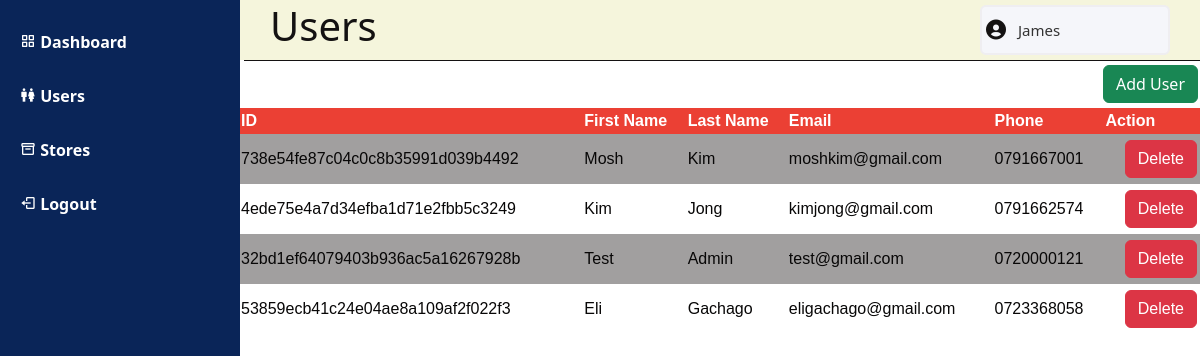
Screenshot of /users (signed in) with the database file from the repository.
### store_backend/models.py (models this page shows)
class Admin(db.Model, UserMixin):
    __tablename__ = 'admin'
    id = db.Column(db.String(11),unique=True, primary_key=True, default=get_uuid)
    first_name = db.Column(db.String(150))
    last_name = db.Column(db.String(150))
    email = db.Column(db.String(150), unique=True)
    phone = db.Column(db.String(13))
    password = db.Column(db.String(150))
    created_at = db.Column(db.DateTime, default=lambda: local_timezone.localize(datetime.now()))
    updated_at = db.Column(db.DateTime, default=lambda: local_timezone.localize(datetime.now()), onupdate=lambda: local_timezone.localize(datetime.now()))

class User(db.Model, UserMixin):
    __tablename__ = 'users'
    id = db.Column(db.String(11),unique=True, primary_key=True, default=get_uuid)
    first_name = db.Column(db.String(150))
    last_name = db.Column(db.String(150))
    email = db.Column(db.String(150), unique=True)
    phone = db.Column(db.String(13))
    password = db.Column(db.String(150))
    created_at = db.Column(db.DateTime, default=local_timezone.localize(datetime.now()))
    updated_at = db.Column(db.DateTime, default=lambda: local_timezone.localize(datetime.now()), onupdate=lambda: local_timezone.localize(datetime.now()))
    payments = db.relationship('Payment')

### store_backend/views.py (the view)
@views.route('/users')
@login_required
def users():
    users = User.query.order_by(User.updated_at.desc()).all()
    return render_template("users.html", users=users, user=current_user)

### store_backend/__init__.py (called while the page is built)
def create_app():
    app = Flask(__name__)
    app.config['SQLALCHEMY_DATABASE_URI'] = f'sqlite:///{DB_PATH}'
    app.config['SECRET_KEY'] = 'saferinnumbers'
    app.url_map.strict_slashes = False
    from store_backend.auth import auth
    from store_backend.views import views
    db.init_app(app)
    migrate.init_app(app, db)
    app.register_blueprint(auth)
    app.register_blueprint(views)
    from store_backend.models import User, Store, Payment, Admin
    create_database(app)
    login_manager = LoginManager()
    login_manager.login_view = 'auth.loginAdmin'
    login_manager.init_app(app)
    @login_manager.user_loader
    def load_user(id):
        return Admin.query.get(id)
    return app

### store_backend/templates/users.html (shortened to what this page needs)
{% extends "base.html" %}
{% block navbar %}
<h1>Users</h1>
{%endblock%}
{% block content %}
<div class="modal-btn">
    <button type="button" class="btn btn-success" data-bs-toggle="modal" data-bs-target="#addUser">
        Add User
    </button>
</div>
<table>
    <tr>
        <th>ID</th>
        <th>First Name</th>
        <th>Last Name</th>
        <th>Email</th>
        <th>Phone</th>
        <th colspan="2">Action</th>
    </tr>
    {% for user in users %}
    <tr>
        <td>{{ user.id }}</td>
        <td>{{ user.first_name }}</td>
        <td>{{ user.last_name }}</td>
        <td>{{ user.email }}</td>
        <td>{{ user.phone }}</td>
        <td>
            <div class="modal-btn">
                <button class="btn btn-danger" data-bs-toggle="modal" data-bs-target="#deleteUser" data-store-id="{{ user.id }} " id="deleteUser">Delete</button>
            </div>
        </td>
    </tr>
    {% endfor %}
</table>
{% endblock %}

### store_backend/templates/base.html (shortened to what this page needs)
<!DOCTYPE html>
<html lang="en">
<head>
    <link rel="stylesheet" href="{{url_for('static', filename='css/style.css')}}">
    <link href="https://cdn.jsdelivr.net/npm/bootstrap@5.3.2/dist/css/bootstrap.min.css" rel="stylesheet">
    <link href='https://unpkg.com/boxicons@2.1.4/css/boxicons.min.css' rel='stylesheet'>
</head>
<body>
    <div class="body-container">
        <nav class="sidebar">
            <a href="/">
                <i class='bx bx-grid-alt' ></i>
                <span class="links_name">Dashboard</span>
            </a>
            <a href="/users">
                <i class='bx bx-male-female'></i>
                <span class="links_name">Users</span>
            </a>
            <a href="/stores">
                <i class='bx bx-box' ></i>
                <span class="links_name">Stores</span>
            </a>
            <a href="/logout_admin">
                <i class='bx bx-log-out'></i>
                <span class="links_name">Logout</span>
            </a>
        </nav>
        <div class="body-content">
            <nav class="admin-navbar">
                <div class="navbar-title">{% block navbar %}{%endblock%}</div>
                <div class="profile-details">
                    <i class='bx bxs-user-circle'></i>
                    <span class="admin_name">
                        {{ user.first_name }}
                    </span>
                </div>
            </nav>
            {% block content %}
            {% endblock %}
        </div>
    </div>
</body>
</html>

### store_backend/static/css/style.css (style rules this page uses)
body { margin: 0; }
.body-container { display: grid; grid-template-columns: 1fr 4fr; }
.sidebar { background-color: #0A2558; font-weight: bold; height: 100%; display: flex; flex-direction: column; }
.sidebar a { text-decoration: none; color: #fff; margin-top: 30px; margin-left: 20px; }
.body-content { overflow-y: auto; height: 100vh; }
nav.admin-navbar { background-color: beige; color: #141212; width: 100%; height: 20px; padding: 30px; box-shadow: 4px 1px #141212; display: flex; align-items: center; justify-content: space-between; }
.profile-details { display: flex; align-items: center; background: #F5F6FA; border: 2px solid #EFEEF1; border-radius: 6px; height: 50px; min-width: 190px; padding: 0 15px 0 2px; }
.admin_name { font-size: 15px; font-weight: 500; color: #333; margin: 0 10px; white-space: nowrap; }
.profile-details i { font-size: 24px; }
table { border-collapse: collapse; width: 100%; color: #080707; font-family: sans-serif; text-align: left; background: none; }
table th { background-color: #eb4034; color: white; }
table tr:nth-child(even) { background-color: #a19f9f; }
.modal-btn { float: right; margin: 5px 2px; }

### rows the page displays
Admin: first_name "James"
User: id "738e54fe87c04c0c8b35991d039b4492", first_name "Mosh", last_name "Kim", email "moshkim@gmail.com", phone "0791667001"
User: id "4ede75e4a7d34efba1d71e2fbb5c3249", first_name "Kim", last_name "Jong", email "kimjong@gmail.com", phone "0791662574"
User: id "32bd1ef64079403b936ac5a16267928b", first_name "Test", last_name "Admin", email "test@gmail.com", phone "0720000121"
User: id "53859ecb41c24e04ae8a109af2f022f3", first_name "Eli", last_name "Gachago", email "eligachago@gmail.com", phone "0723368058"
